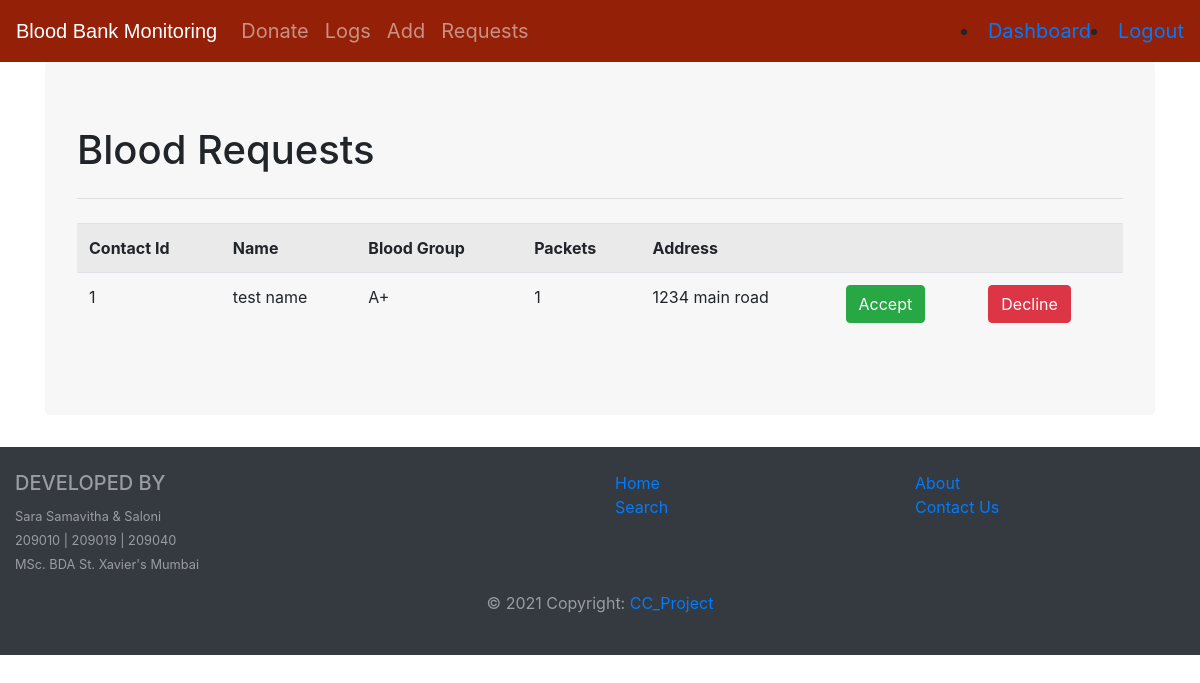
/notifications (signed in), run on an earlier commit of the app's database.
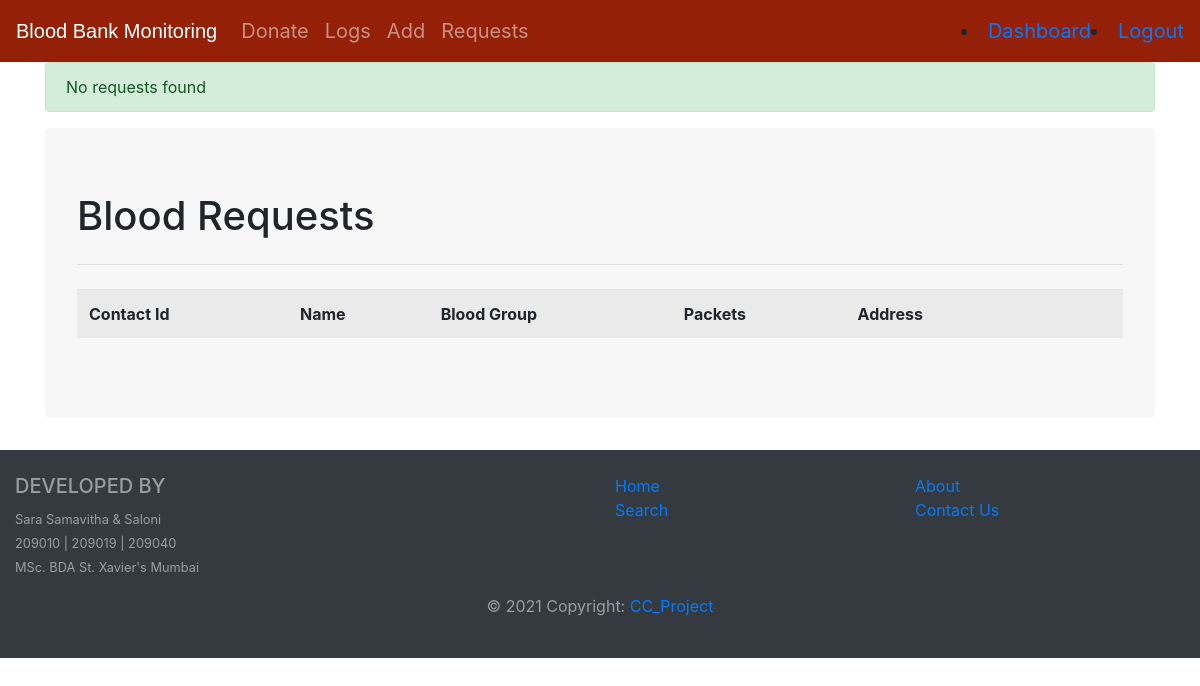
And on a later commit of the database.
### models.py (models this page shows, shortened)
class CONTACT(db.Model):
    contact_id = db.Column(db.Integer, primary_key=True)
    b_group = db.Column(db.String(50), db.ForeignKey('BLOODBANK.b_group'))
    c_packets = db.Column(db.Integer)
    f_name = db.Column(db.String(50))
    address = db.Column(db.String(250))

### routes.py (the view)
@app.route('/notifications')
@is_logged_in
def notifications():
    result = CONTACT.query.first()
    requests = CONTACT.query.all()
    if result:
        return render_template('notification.html',requests=requests)
    else:
        msg = ' No requests found '
        return render_template('notification.html',msg=msg)

### routes.py (called while the page is built)
def is_logged_in(f):
    @wraps(f)
    def wrap(*args, **kwargs):
        if 'logged_in' in session:
            return f(*args, **kwargs)
        else:
            flash('Unauthorized, Please login!', 'danger')
            return redirect(url_for('login'))
    return wrap

### templates/notification.html
{% extends 'layout.html'%}
{% block body %}
<div class="jumbotron"style="background-color:#f7f7f7;">
  <h1>Blood Requests</h1>
  <hr class="my-4">
  <table class="table table-striped">
    <tr>
      <th>Contact Id</th>
      <th>Name</th>
      <th>Blood Group</th>
      <th>Packets</th>
      <th>Address</th>
      <th></th>
      <th></th>
    </tr>
    {% for request in requests %}
      <tr>
        <td>{{request.contact_id}}</td>
        <td>{{request.f_name}}</td>
        <td>{{request.b_group}}</td>
        <td>{{request.c_packets}}</td>
        <td>{{request.address}}</td>
        <td><a href="notifications/accept/{{request.contact_id}}" class="btn btn-success">Accept</a></td>
        <td><a href="notifications/decline/{{request.contact_id}}" class="btn btn-danger">Decline</a></td>
      </tr>
    {% endfor %}
  </table>
</div>
{% endblock%}

What changed in the data, as far as the page shows it:
removed CONTACT: contact_id "1", f_name "test name", b_group "A+", c_packets "1", address "1234 main road"
Also different on the page:
{{ msg }}: (not shown) → "No requests found"
